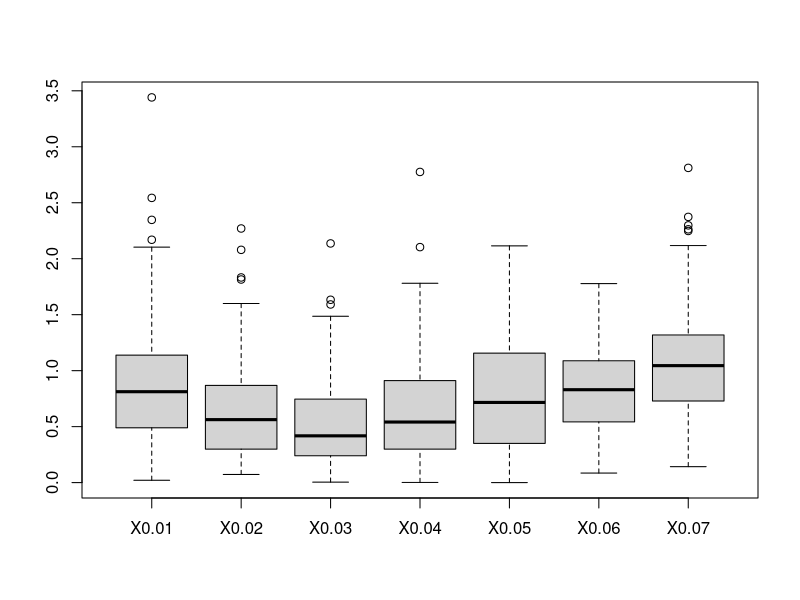
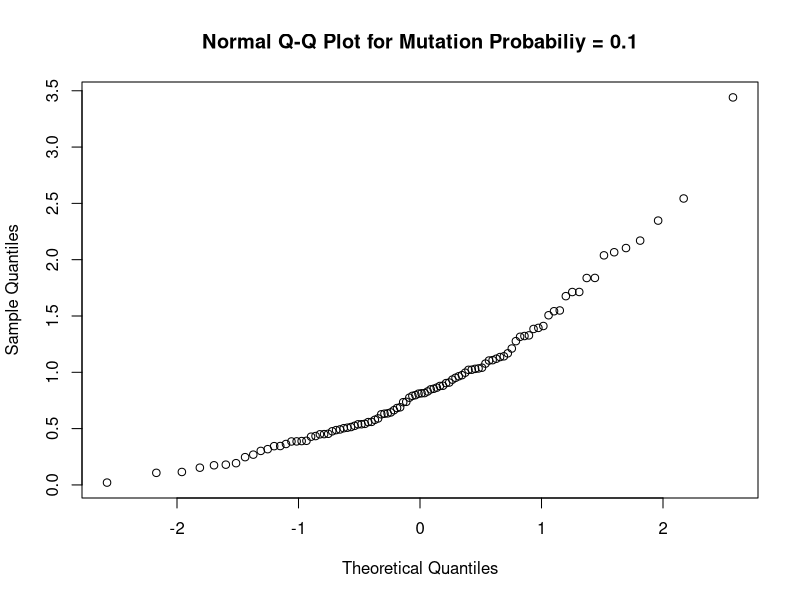
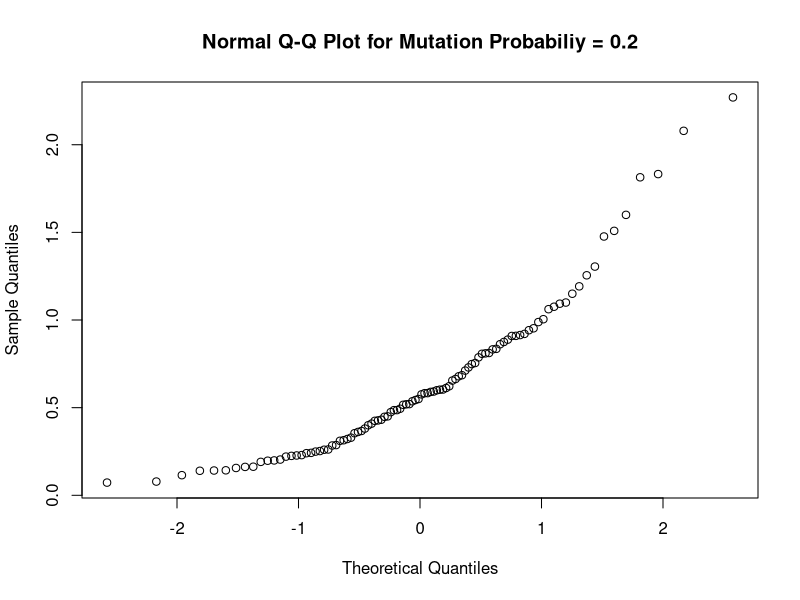
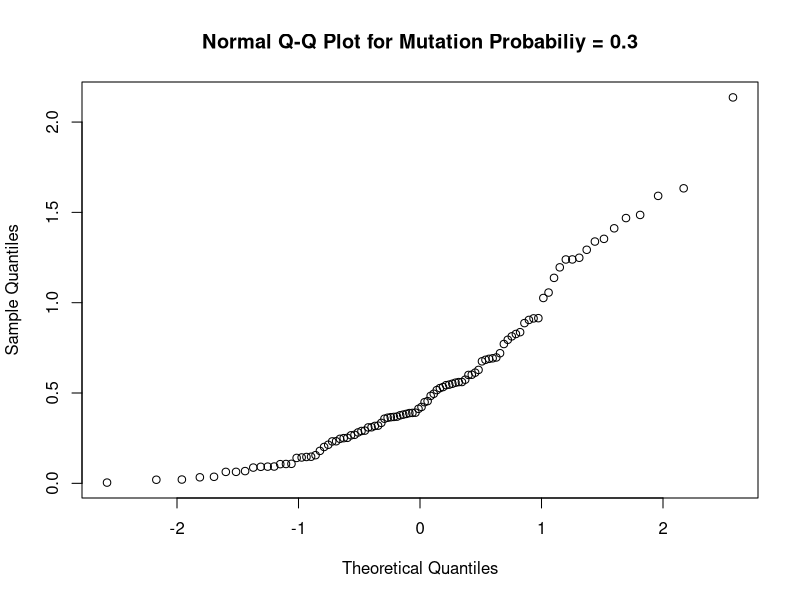
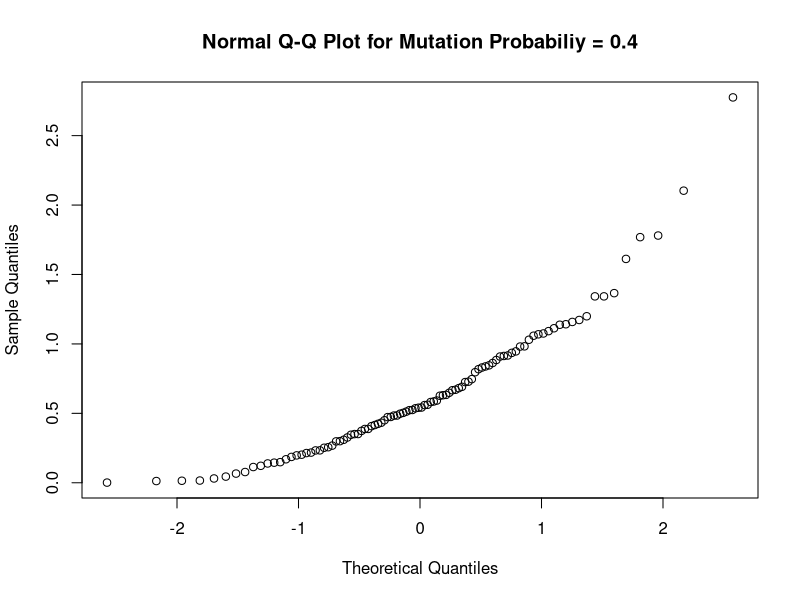
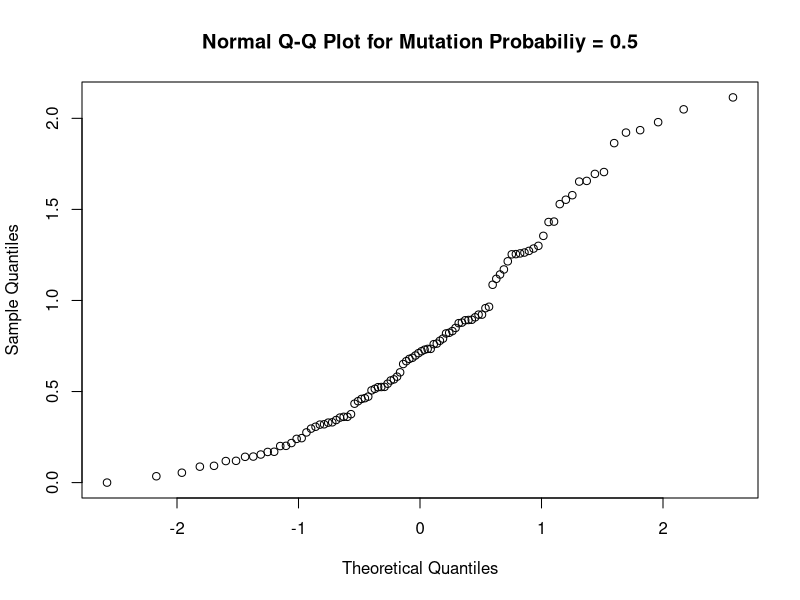
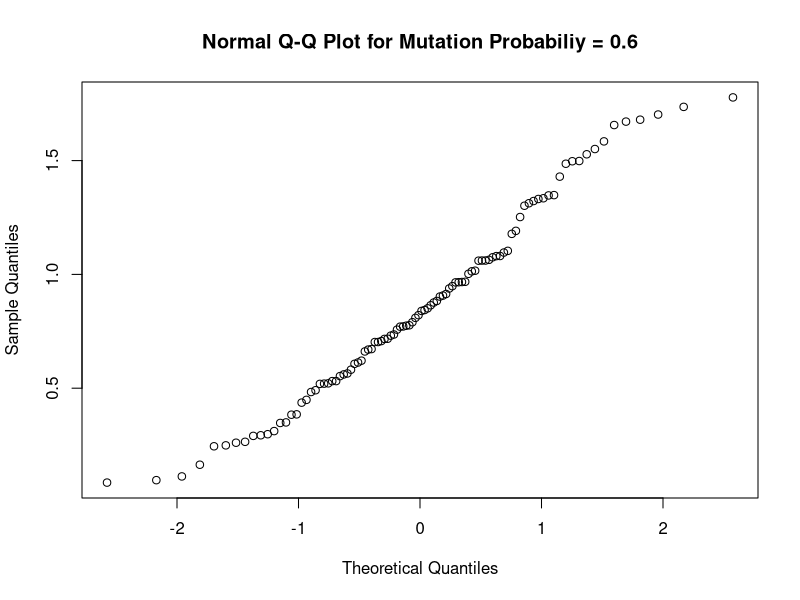
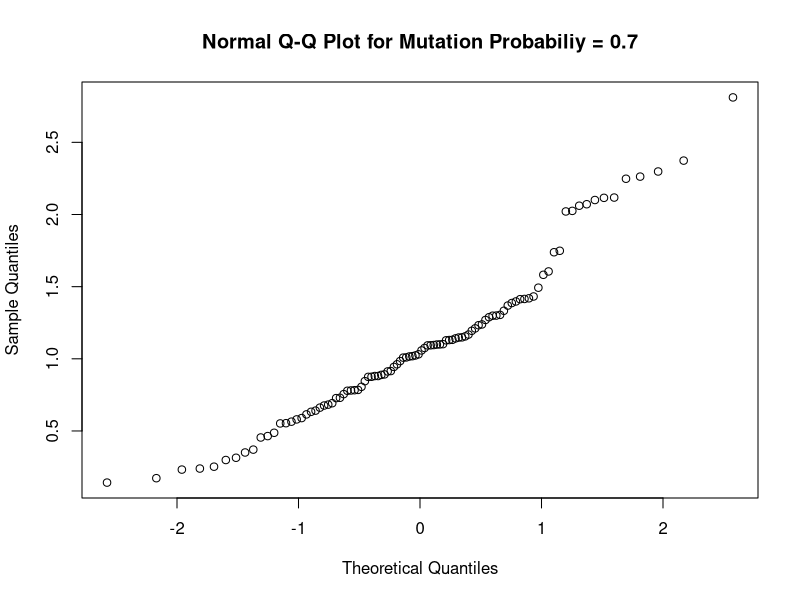

Write R code to recreate these figures, in order.
#3.1
genal = read.table("genal.txt", header=T)

boxplot(genal)

#3.2
#Loops through, creating QQ-plot for each mutation probability
for (i in 1:7) {
  qqnorm(genal[,i],main =paste("Normal Q-Q Plot for Mutation Probabiliy =",i/10))
}

#3.3
sqgenal=sqrt(genal)

#Loops through, creating QQ-plot for each mutation probability
for (i in 1:7) {
  qqnorm(sqgenal[,i],main =paste("Normal Q-Q Plot for Mutation Probabiliy =",i/10))
}

#3.4